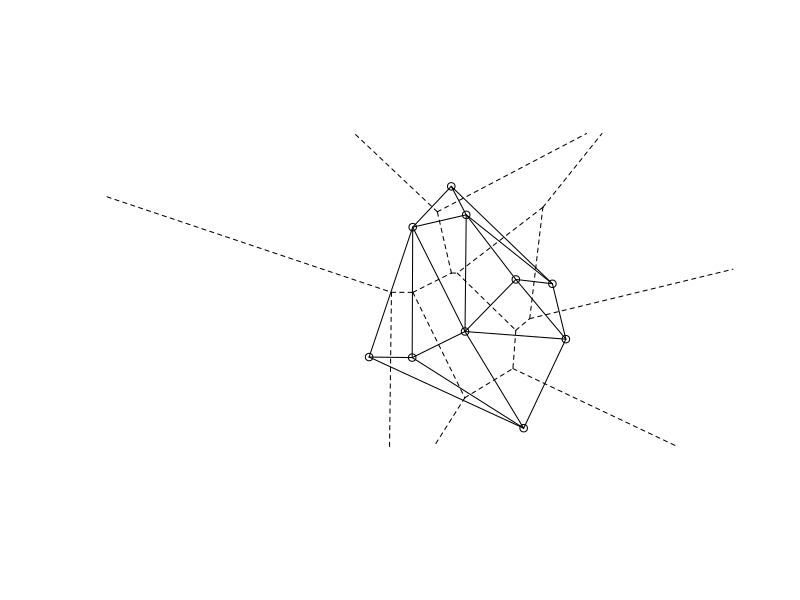

Here is the R script that generated this plot:
library(deldir)

dd <- deldir(x=rnorm(10),    # x-coordinates
             y=rnorm(10),    # y-coordinates
             rw=c(-4,4,-2,2) # Outer boundaries
             )

plot(dd)

names(dd)
